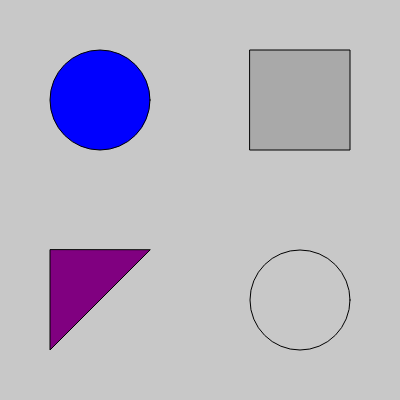
Frame 1 (no input)
Frame 60 (no input): identical to frame 1, image omitted
Frame 120 (the mouse pressed at the canvas centre since frame 60): identical to frame 1, image omitted

The p5.js sketch that drew this single still picture (run headless with seeded random() and noise() and a simulated clock; from frame 60 on, the mouse is pressed at the canvas centre):

// p5.js sketch
// ── sketch.js
let  shapeWidth = 100;

function setup() {  
  createCanvas(400, 400);
}

function draw() {
  background(200);

// TODO: Set the top-left circle fill to rgb blue
  fill(0, 0, 255);
  circle(width/2 - shapeWidth, 
         shapeWidth, 
         shapeWidth);

// TODO: Set the top-right rectangle fill to black with alpha level of 40  
  fill(0, 40);
  square(width/2 + shapeWidth/2, 
         shapeWidth/2, 
         shapeWidth);
  
// TODO: Set the bottom-left triangle to 'purple'
  fill('purple');
  triangle(shapeWidth/2, 
           height/2 + shapeWidth/2, 
           shapeWidth/2, height - shapeWidth/2, 
           width/2 - shapeWidth/2, 
           height/2 + shapeWidth/2);

// TODO: Set the bottom-right circle to transparent
  noFill();
  circle(width/2 + shapeWidth, 
         height/2 + shapeWidth, 
         shapeWidth);
}
